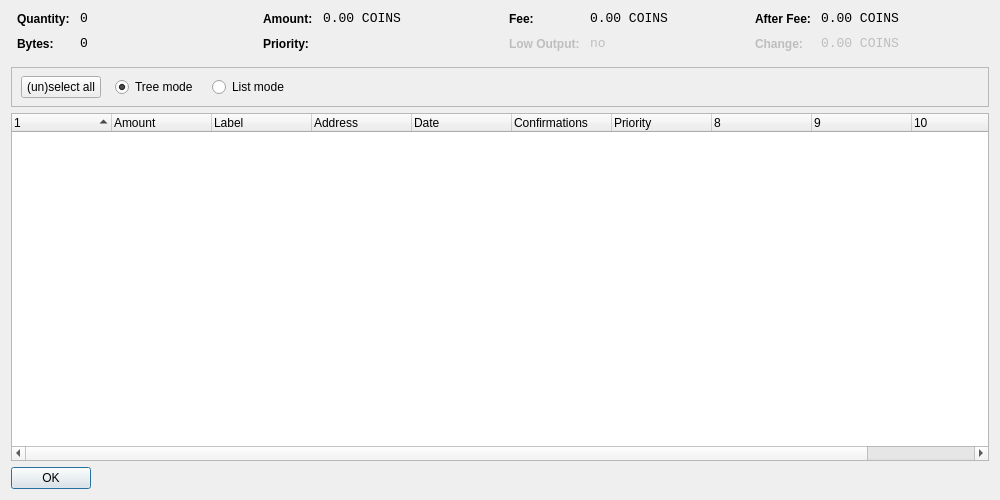
<?xml version="1.0" encoding="UTF-8"?>
<ui version="4.0">
 <class>CoinControlDialog</class>
 <widget class="QDialog" name="CoinControlDialog">
  <property name="geometry">
   <rect>
    <x>0</x>
    <y>0</y>
    <width>1000</width>
    <height>500</height>
   </rect>
  </property>
  <property name="windowTitle">
   <string>Coin Control</string>
  </property>
  <layout class="QVBoxLayout" name="verticalLayout">
   <item>
    <layout class="QHBoxLayout" name="horizontalLayoutTop" stretch="0,0,0,0">
     <property name="topMargin">
      <number>0</number>
     </property>
     <property name="bottomMargin">
      <number>10</number>
     </property>
     <item>
      <layout class="QFormLayout" name="formLayoutCoinControl1">
       <property name="horizontalSpacing">
        <number>10</number>
       </property>
       <property name="verticalSpacing">
        <number>10</number>
       </property>
       <property name="leftMargin">
        <number>6</number>
       </property>
       <property name="rightMargin">
        <number>6</number>
       </property>
       <item row="0" column="0">
        <widget class="QLabel" name="labelCoinControlQuantityText">
         <property name="styleSheet">
          <string notr="true">font-weight:bold;</string>
         </property>
         <property name="text">
          <string>Quantity:</string>
         </property>
        </widget>
       </item>
       <item row="0" column="1">
        <widget class="QLabel" name="labelCoinControlQuantity">
         <property name="font">
          <font>
           <family>Monospace</family>
           <pointsize>10</pointsize>
          </font>
         </property>
         <property name="cursor">
          <cursorShape>IBeamCursor</cursorShape>
         </property>
         <property name="contextMenuPolicy">
          <enum>Qt::ActionsContextMenu</enum>
         </property>
         <property name="text">
          <string notr="true">0</string>
         </property>
         <property name="textInteractionFlags">
          <set>Qt::LinksAccessibleByMouse|Qt::TextSelectableByKeyboard|Qt::TextSelectableByMouse</set>
         </property>
        </widget>
       </item>
       <item row="1" column="0">
        <widget class="QLabel" name="labelCoinControlBytesText">
         <property name="styleSheet">
          <string notr="true">font-weight:bold;</string>
         </property>
         <property name="text">
          <string>Bytes:</string>
         </property>
        </widget>
       </item>
       <item row="1" column="1">
        <widget class="QLabel" name="labelCoinControlBytes">
         <property name="font">
          <font>
           <family>Monospace</family>
           <pointsize>10</pointsize>
          </font>
         </property>
         <property name="cursor">
          <cursorShape>IBeamCursor</cursorShape>
         </property>
         <property name="contextMenuPolicy">
          <enum>Qt::ActionsContextMenu</enum>
         </property>
         <property name="text">
          <string notr="true">0</string>
         </property>
         <property name="textInteractionFlags">
          <set>Qt::LinksAccessibleByMouse|Qt::TextSelectableByKeyboard|Qt::TextSelectableByMouse</set>
         </property>
        </widget>
       </item>
      </layout>
     </item>
     <item>
      <layout class="QFormLayout" name="formLayoutCoinControl2">
       <property name="horizontalSpacing">
        <number>10</number>
       </property>
       <property name="verticalSpacing">
        <number>10</number>
       </property>
       <property name="leftMargin">
        <number>6</number>
       </property>
       <property name="rightMargin">
        <number>6</number>
       </property>
       <item row="0" column="0">
        <widget class="QLabel" name="labelCoinControlAmountText">
         <property name="styleSheet">
          <string notr="true">font-weight:bold;</string>
         </property>
         <property name="text">
          <string>Amount:</string>
         </property>
        </widget>
       </item>
       <item row="0" column="1">
        <widget class="QLabel" name="labelCoinControlAmount">
         <property name="font">
          <font>
           <family>Monospace</family>
           <pointsize>10</pointsize>
          </font>
         </property>
         <property name="cursor">
          <cursorShape>IBeamCursor</cursorShape>
         </property>
         <property name="contextMenuPolicy">
          <enum>Qt::ActionsContextMenu</enum>
         </property>
         <property name="text">
          <string notr="true">0.00 COINS</string>
         </property>
         <property name="textInteractionFlags">
          <set>Qt::LinksAccessibleByMouse|Qt::TextSelectableByKeyboard|Qt::TextSelectableByMouse</set>
         </property>
        </widget>
       </item>
       <item row="1" column="0">
        <widget class="QLabel" name="labelCoinControlPriorityText">
         <property name="styleSheet">
          <string notr="true">font-weight:bold;</string>
         </property>
         <property name="text">
          <string>Priority:</string>
         </property>
        </widget>
       </item>
       <item row="1" column="1">
        <widget class="QLabel" name="labelCoinControlPriority">
         <property name="font">
          <font>
           <family>Monospace</family>
           <pointsize>10</pointsize>
          </font>
         </property>
         <property name="cursor">
          <cursorShape>IBeamCursor</cursorShape>
         </property>
         <property name="contextMenuPolicy">
          <enum>Qt::ActionsContextMenu</enum>
         </property>
         <property name="text">
          <string/>
         </property>
         <property name="textInteractionFlags">
          <set>Qt::LinksAccessibleByMouse|Qt::TextSelectableByKeyboard|Qt::TextSelectableByMouse</set>
         </property>
        </widget>
       </item>
      </layout>
     </item>
     <item>
      <layout class="QFormLayout" name="formLayoutCoinControl3">
       <property name="horizontalSpacing">
        <number>10</number>
       </property>
       <property name="verticalSpacing">
        <number>10</number>
       </property>
       <property name="leftMargin">
        <number>6</number>
       </property>
       <property name="rightMargin">
        <number>6</number>
       </property>
       <item row="0" column="0">
        <widget class="QLabel" name="labelCoinControlFeeText">
         <property name="styleSheet">
          <string notr="true">font-weight:bold;</string>
         </property>
         <property name="text">
          <string>Fee:</string>
         </property>
        </widget>
       </item>
       <item row="0" column="1">
        <widget class="QLabel" name="labelCoinControlFee">
         <property name="font">
          <font>
           <family>Monospace</family>
           <pointsize>10</pointsize>
          </font>
         </property>
         <property name="cursor">
          <cursorShape>IBeamCursor</cursorShape>
         </property>
         <property name="contextMenuPolicy">
          <enum>Qt::ActionsContextMenu</enum>
         </property>
         <property name="text">
          <string notr="true">0.00 COINS</string>
         </property>
         <property name="textInteractionFlags">
          <set>Qt::LinksAccessibleByMouse|Qt::TextSelectableByKeyboard|Qt::TextSelectableByMouse</set>
         </property>
        </widget>
       </item>
       <item row="1" column="0">
        <widget class="QLabel" name="labelCoinControlLowOutputText">
         <property name="enabled">
          <bool>false</bool>
         </property>
         <property name="styleSheet">
          <string notr="true">font-weight:bold;</string>
         </property>
         <property name="text">
          <string>Low Output:</string>
         </property>
        </widget>
       </item>
       <item row="1" column="1">
        <widget class="QLabel" name="labelCoinControlLowOutput">
         <property name="enabled">
          <bool>false</bool>
         </property>
         <property name="font">
          <font>
           <family>Monospace</family>
           <pointsize>10</pointsize>
          </font>
         </property>
         <property name="cursor">
          <cursorShape>IBeamCursor</cursorShape>
         </property>
         <property name="contextMenuPolicy">
          <enum>Qt::ActionsContextMenu</enum>
         </property>
         <property name="text">
          <string notr="true">no</string>
         </property>
         <property name="textInteractionFlags">
          <set>Qt::LinksAccessibleByMouse|Qt::TextSelectableByKeyboard|Qt::TextSelectableByMouse</set>
         </property>
        </widget>
       </item>
      </layout>
     </item>
     <item>
      <layout class="QFormLayout" name="formLayoutCoinControl4">
       <property name="horizontalSpacing">
        <number>10</number>
       </property>
       <property name="verticalSpacing">
        <number>10</number>
       </property>
       <property name="leftMargin">
        <number>6</number>
       </property>
       <property name="rightMargin">
        <number>6</number>
       </property>
       <item row="0" column="0">
        <widget class="QLabel" name="labelCoinControlAfterFeeText">
         <property name="styleSheet">
          <string notr="true">font-weight:bold;</string>
         </property>
         <property name="text">
          <string>After Fee:</string>
         </property>
        </widget>
       </item>
       <item row="0" column="1">
        <widget class="QLabel" name="labelCoinControlAfterFee">
         <property name="font">
          <font>
           <family>Monospace</family>
           <pointsize>10</pointsize>
          </font>
         </property>
         <property name="cursor">
          <cursorShape>IBeamCursor</cursorShape>
         </property>
         <property name="contextMenuPolicy">
          <enum>Qt::ActionsContextMenu</enum>
         </property>
         <property name="text">
          <string notr="true">0.00 COINS</string>
         </property>
         <property name="textInteractionFlags">
          <set>Qt::LinksAccessibleByMouse|Qt::TextSelectableByKeyboard|Qt::TextSelectableByMouse</set>
         </property>
        </widget>
       </item>
       <item row="1" column="0">
        <widget class="QLabel" name="labelCoinControlChangeText">
         <property name="enabled">
          <bool>false</bool>
         </property>
         <property name="styleSheet">
          <string notr="true">font-weight:bold;</string>
         </property>
         <property name="text">
          <string>Change:</string>
         </property>
        </widget>
       </item>
       <item row="1" column="1">
        <widget class="QLabel" name="labelCoinControlChange">
         <property name="enabled">
          <bool>false</bool>
         </property>
         <property name="font">
          <font>
           <family>Monospace</family>
           <pointsize>10</pointsize>
          </font>
         </property>
         <property name="cursor">
          <cursorShape>IBeamCursor</cursorShape>
         </property>
         <property name="contextMenuPolicy">
          <enum>Qt::ActionsContextMenu</enum>
         </property>
         <property name="text">
          <string notr="true">0.00 COINS</string>
         </property>
         <property name="textInteractionFlags">
          <set>Qt::LinksAccessibleByMouse|Qt::TextSelectableByKeyboard|Qt::TextSelectableByMouse</set>
         </property>
        </widget>
       </item>
      </layout>
     </item>
    </layout>
   </item>
   <item>
    <widget class="QFrame" name="frame">
     <property name="minimumSize">
      <size>
       <width>0</width>
       <height>40</height>
      </size>
     </property>
     <property name="frameShape">
      <enum>QFrame::StyledPanel</enum>
     </property>
     <property name="frameShadow">
      <enum>QFrame::Sunken</enum>
     </property>
     <widget class="QWidget" name="horizontalLayoutWidget">
      <property name="geometry">
       <rect>
        <x>10</x>
        <y>0</y>
        <width>781</width>
        <height>41</height>
       </rect>
      </property>
      <layout class="QHBoxLayout" name="horizontalLayoutPanel" stretch="0,0,0,0,0">
       <property name="spacing">
        <number>14</number>
       </property>
       <item>
        <widget class="QPushButton" name="pushButtonSelectAll">
         <property name="sizePolicy">
          <sizepolicy hsizetype="Maximum" vsizetype="Fixed">
           <horstretch>0</horstretch>
           <verstretch>0</verstretch>
          </sizepolicy>
         </property>
         <property name="text">
          <string>(un)select all</string>
         </property>
        </widget>
       </item>
       <item>
        <widget class="QRadioButton" name="radioTreeMode">
         <property name="sizePolicy">
          <sizepolicy hsizetype="Maximum" vsizetype="Fixed">
           <horstretch>0</horstretch>
           <verstretch>0</verstretch>
          </sizepolicy>
         </property>
         <property name="text">
          <string>Tree mode</string>
         </property>
         <property name="checked">
          <bool>true</bool>
         </property>
        </widget>
       </item>
       <item>
        <widget class="QRadioButton" name="radioListMode">
         <property name="sizePolicy">
          <sizepolicy hsizetype="Maximum" vsizetype="Fixed">
           <horstretch>0</horstretch>
           <verstretch>0</verstretch>
          </sizepolicy>
         </property>
         <property name="text">
          <string>List mode</string>
         </property>
        </widget>
       </item>
       <item>
        <spacer name="horizontalSpacer">
         <property name="orientation">
          <enum>Qt::Horizontal</enum>
         </property>
         <property name="sizeHint" stdset="0">
          <size>
           <width>40</width>
           <height>20</height>
          </size>
         </property>
        </spacer>
       </item>
      </layout>
     </widget>
    </widget>
   </item>
   <item>
    <widget class="CoinControlTreeWidget" name="treeWidget">
     <property name="contextMenuPolicy">
      <enum>Qt::CustomContextMenu</enum>
     </property>
     <property name="sortingEnabled">
      <bool>false</bool>
     </property>
     <property name="columnCount">
      <number>11</number>
     </property>
     <attribute name="headerShowSortIndicator" stdset="0">
      <bool>true</bool>
     </attribute>
     <attribute name="headerStretchLastSection">
      <bool>false</bool>
     </attribute>
     <column>
      <property name="text">
       <string/>
      </property>
     </column>
     <column>
      <property name="text">
       <string>Amount</string>
      </property>
     </column>
     <column>
      <property name="text">
       <string>Label</string>
      </property>
     </column>
     <column>
      <property name="text">
       <string>Address</string>
      </property>
     </column>
     <column>
      <property name="text">
       <string>Date</string>
      </property>
     </column>
     <column>
      <property name="text">
       <string>Confirmations</string>
      </property>
      <property name="toolTip">
       <string>Confirmed</string>
      </property>
     </column>
     <column>
      <property name="text">
       <string>Priority</string>
      </property>
     </column>
     <column>
      <property name="text">
       <string/>
      </property>
     </column>
     <column>
      <property name="text">
       <string/>
      </property>
     </column>
     <column>
      <property name="text">
       <string/>
      </property>
     </column>
     <column>
      <property name="text">
       <string/>
      </property>
     </column>
    </widget>
   </item>
   <item>
    <widget class="QDialogButtonBox" name="buttonBox">
     <property name="sizePolicy">
      <sizepolicy hsizetype="Maximum" vsizetype="Fixed">
       <horstretch>0</horstretch>
       <verstretch>0</verstretch>
      </sizepolicy>
     </property>
     <property name="orientation">
      <enum>Qt::Horizontal</enum>
     </property>
     <property name="standardButtons">
      <set>QDialogButtonBox::Ok</set>
     </property>
    </widget>
   </item>
  </layout>
 </widget>
 <customwidgets>
  <customwidget>
   <class>CoinControlTreeWidget</class>
   <extends>QTreeWidget</extends>
   <header>coincontroltreewidget.h</header>
  </customwidget>
 </customwidgets>
 <resources/>
 <connections/>
</ui>
